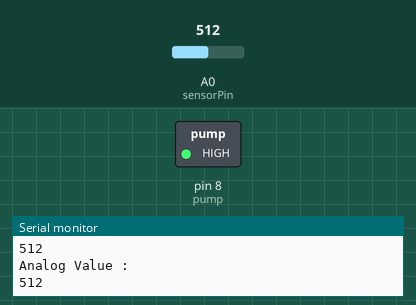
Simulated run of this sketch. Board: Arduino Uno, built with avr-gcc and run on an emulated ATmega328P. Parts: switched loads named in the sketch (green lamp = pin HIGH), the last lines printed to the serial monitor. The test bench sets the inputs (shaded band); at power-on: A0 (sensorPin) = 512.

Above: at 1.8 s.
1.9 s: A0 (sensorPin) set to 533
3.4 s: A0 (sensorPin) set to 563
At 4.4 s:
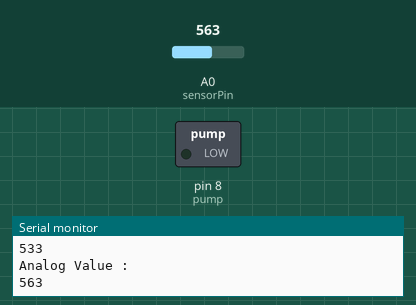
5.5 s: A0 (sensorPin) set to 540
At 7.2 s:
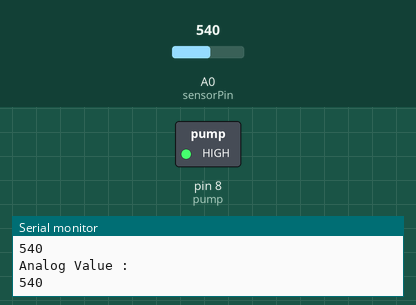
7.5 s: A0 (sensorPin) set to 560
At 8.7 s:
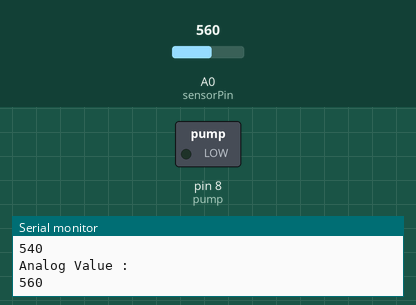
Timing chart, 0 to 10.5 s (numbered marks = the images above; inputs shaded):
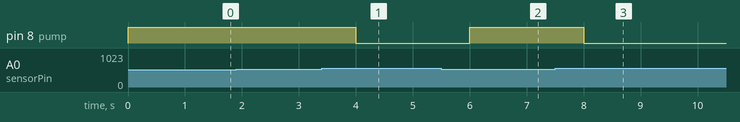

Measured:
- the behaviour switches between 549 and 550 on A0 (sensorPin) (found by bisection; images 0 and 1)
- after the input at 3.4 s, pin 8 (pump): HIGH → LOW after 0.60 s
- after the input at 5.5 s, pin 8 (pump): LOW → HIGH after 0.50 s
- after the input at 7.5 s, pin 8 (pump): HIGH → LOW after 0.50 s

The sketch:

self_irigation_plants.ino
```cpp
int sensorPin = A0;
int sensorValue;
int limit = 550;
int pump = 8;

void setup() {
 Serial.begin(9600);
 pinMode(pump, OUTPUT);
 digitalWrite(pump,HIGH);
}

void loop() {

 sensorValue = analogRead(sensorPin);
 Serial.println("Analog Value : ");
 Serial.println(sensorValue);

 if (sensorValue >=limit)
 {
 digitalWrite(pump, LOW);

 }
 else if (sensorValue < limit){
 digitalWrite(pump, HIGH);
 }

 delay(1000);
}
```
